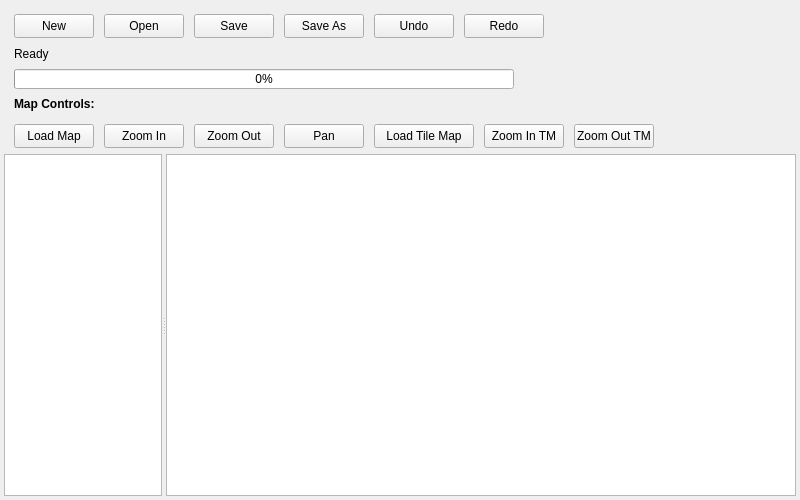
<?xml version="1.0" encoding="UTF-8"?>
<ui version="4.0">
 <class>MyForm</class>
 <widget class="QWidget" name="MyForm">
  <property name="geometry">
   <rect>
    <x>0</x>
    <y>0</y>
    <width>800</width>
    <height>500</height>
   </rect>
  </property>
  <property name="windowTitle">
   <string>Form</string>
  </property>
  <layout class="QGridLayout" name="gridLayout">
   <property name="leftMargin">
    <number>4</number>
   </property>
   <property name="topMargin">
    <number>4</number>
   </property>
   <property name="rightMargin">
    <number>4</number>
   </property>
   <property name="bottomMargin">
    <number>4</number>
   </property>
   <property name="spacing">
    <number>4</number>
   </property>
   <item row="0" column="0">
    <layout class="QVBoxLayout" name="verticalLayout_2">
     <property name="spacing">
      <number>0</number>
     </property>
     <item>
      <widget class="QWidget" name="functionalArea" native="true">
       <property name="sizePolicy">
        <sizepolicy hsizetype="Preferred" vsizetype="Fixed">
         <horstretch>0</horstretch>
         <verstretch>0</verstretch>
        </sizepolicy>
       </property>
       <property name="minimumSize">
        <size>
         <width>0</width>
         <height>150</height>
        </size>
       </property>
       <property name="maximumSize">
        <size>
         <width>16777215</width>
         <height>150</height>
        </size>
       </property>
       <widget class="QPushButton" name="newButton">
        <property name="geometry">
         <rect>
          <x>10</x>
          <y>10</y>
          <width>80</width>
          <height>24</height>
         </rect>
        </property>
        <property name="text">
         <string>New</string>
        </property>
       </widget>
       <widget class="QPushButton" name="openButton">
        <property name="geometry">
         <rect>
          <x>100</x>
          <y>10</y>
          <width>80</width>
          <height>24</height>
         </rect>
        </property>
        <property name="text">
         <string>Open</string>
        </property>
       </widget>
       <widget class="QPushButton" name="saveButton">
        <property name="geometry">
         <rect>
          <x>190</x>
          <y>10</y>
          <width>80</width>
          <height>24</height>
         </rect>
        </property>
        <property name="text">
         <string>Save</string>
        </property>
       </widget>
       <widget class="QPushButton" name="saveAsButton">
        <property name="geometry">
         <rect>
          <x>280</x>
          <y>10</y>
          <width>80</width>
          <height>24</height>
         </rect>
        </property>
        <property name="text">
         <string>Save As</string>
        </property>
       </widget>
       <widget class="QPushButton" name="undoButton">
        <property name="geometry">
         <rect>
          <x>370</x>
          <y>10</y>
          <width>80</width>
          <height>24</height>
         </rect>
        </property>
        <property name="text">
         <string>Undo</string>
        </property>
       </widget>
       <widget class="QPushButton" name="redoButton">
        <property name="geometry">
         <rect>
          <x>460</x>
          <y>10</y>
          <width>80</width>
          <height>24</height>
         </rect>
        </property>
        <property name="text">
         <string>Redo</string>
        </property>
       </widget>
       <widget class="QLabel" name="statusLabel">
        <property name="geometry">
         <rect>
          <x>10</x>
          <y>40</y>
          <width>500</width>
          <height>20</height>
         </rect>
        </property>
        <property name="text">
         <string>Ready</string>
        </property>
       </widget>
       <widget class="QProgressBar" name="progressBar">
        <property name="geometry">
         <rect>
          <x>10</x>
          <y>65</y>
          <width>500</width>
          <height>20</height>
         </rect>
        </property>
        <property name="value">
         <number>0</number>
        </property>
        <property name="textVisible">
         <bool>true</bool>
        </property>
       </widget>
       <widget class="QLabel" name="headerLabel">
        <property name="geometry">
         <rect>
          <x>10</x>
          <y>90</y>
          <width>100</width>
          <height>20</height>
         </rect>
        </property>
        <property name="text">
         <string>Map Controls:</string>
        </property>
        <property name="font">
         <font>
          <weight>75</weight>
          <bold>true</bold>
         </font>
        </property>
       </widget>
       <widget class="QPushButton" name="loadMapButton">
        <property name="geometry">
         <rect>
          <x>10</x>
          <y>120</y>
          <width>80</width>
          <height>24</height>
         </rect>
        </property>
        <property name="text">
         <string>Load Map</string>
        </property>
       </widget>
       <widget class="QPushButton" name="zoomInButton">
        <property name="geometry">
         <rect>
          <x>100</x>
          <y>120</y>
          <width>80</width>
          <height>24</height>
         </rect>
        </property>
        <property name="text">
         <string>Zoom In</string>
        </property>
       </widget>
       <widget class="QPushButton" name="zoomOutButton">
        <property name="geometry">
         <rect>
          <x>190</x>
          <y>120</y>
          <width>80</width>
          <height>24</height>
         </rect>
        </property>
        <property name="text">
         <string>Zoom Out</string>
        </property>
       </widget>
       <widget class="QPushButton" name="panButton">
        <property name="geometry">
         <rect>
          <x>280</x>
          <y>120</y>
          <width>80</width>
          <height>24</height>
         </rect>
        </property>
        <property name="text">
         <string>Pan</string>
        </property>
       </widget>
       <widget class="QPushButton" name="loadTileMapButton">
        <property name="geometry">
         <rect>
          <x>370</x>
          <y>120</y>
          <width>100</width>
          <height>24</height>
         </rect>
        </property>
        <property name="text">
         <string>Load Tile Map</string>
        </property>
       </widget>
       <widget class="QPushButton" name="zoomInTileMapButton">
        <property name="geometry">
         <rect>
          <x>480</x>
          <y>120</y>
          <width>80</width>
          <height>24</height>
         </rect>
        </property>
        <property name="text">
         <string>Zoom In TM</string>
        </property>
       </widget>
       <widget class="QPushButton" name="zoomOutTileMapButton">
        <property name="geometry">
         <rect>
          <x>570</x>
          <y>120</y>
          <width>80</width>
          <height>24</height>
         </rect>
        </property>
        <property name="text">
         <string>Zoom Out TM</string>
        </property>
       </widget>
      </widget>
     </item>
     <item>
      <widget class="QSplitter" name="splitter">
       <property name="orientation">
        <enum>Qt::Orientation::Horizontal</enum>
       </property>
       <property name="handleWidth">
        <number>4</number>
       </property>
       <widget class="QListView" name="listView">
        <property name="sizePolicy">
         <sizepolicy hsizetype="Expanding" vsizetype="Expanding">
          <horstretch>1</horstretch>
          <verstretch>0</verstretch>
         </sizepolicy>
        </property>
       </widget>
       <widget class="QGraphicsView" name="graphicsView">
        <property name="sizePolicy">
         <sizepolicy hsizetype="Expanding" vsizetype="Expanding">
          <horstretch>4</horstretch>
          <verstretch>0</verstretch>
         </sizepolicy>
        </property>
       </widget>
      </widget>
     </item>
    </layout>
   </item>
  </layout>
 </widget>
 <resources/>
 <connections/>
 <slots/>
</ui>
